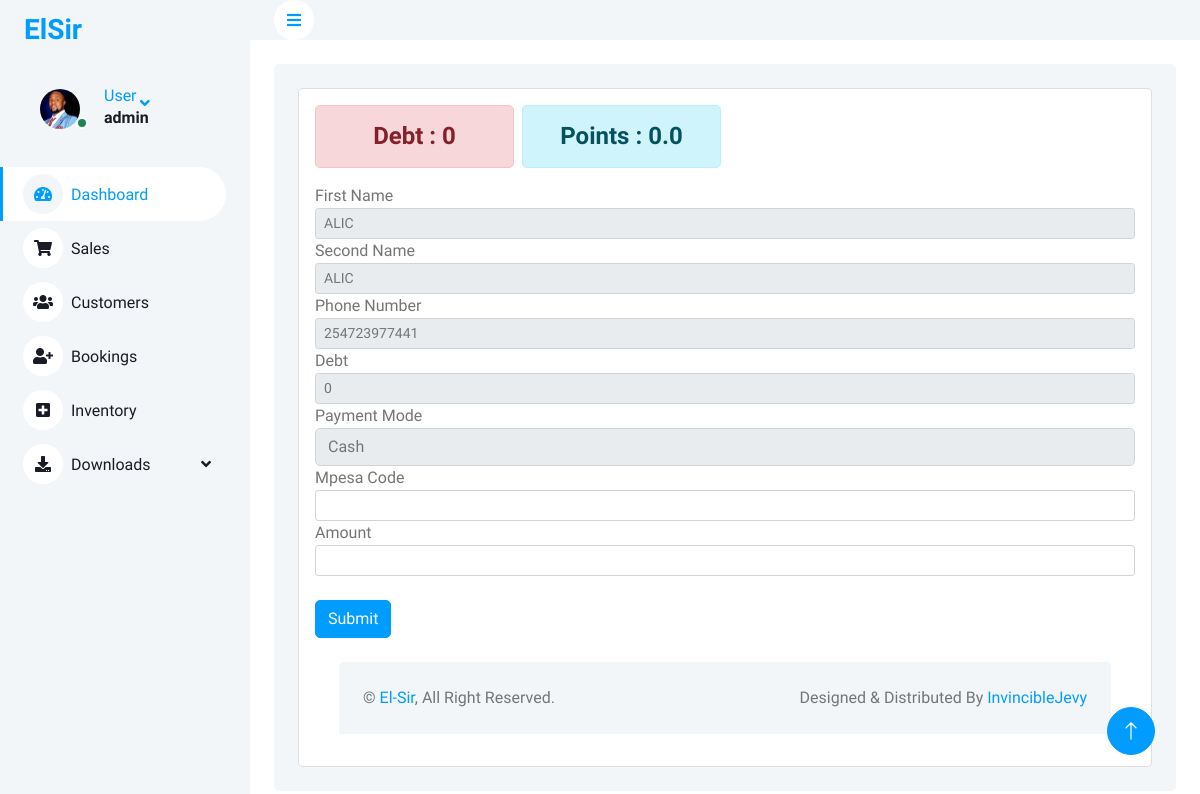
The page /payDebt/131 (signed in) on the database as committed earlier.
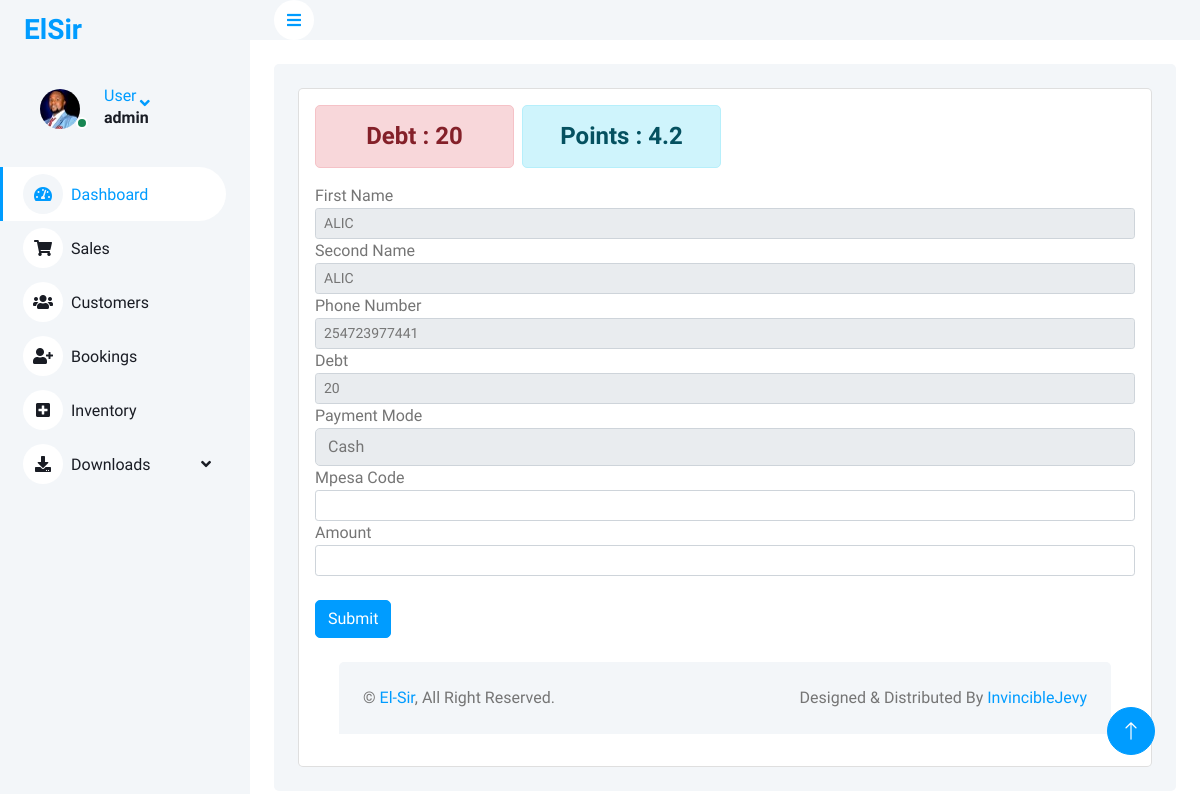
The same page on the database as committed later.
### elsiruser/models.py (models this page shows, shortened)
class Customer(models.Model):
    first_name = models.CharField(max_length=255)
    second_name = models.CharField(max_length=255)
    phone = models.CharField(max_length=12)
    email_address =models.EmailField(null=True,blank=True)
    debt = models.IntegerField(null=True, blank=True,default=0)
    loyalty_points = models.FloatField(null=True, blank=True,default=0)

### elsiruser/views.py (the view, shortened to what this page needs)
# urls.py: path('payDebt/<str:pk>',views.payDebt, name="payDebt"),
@login_required(login_url='login')
def payDebt(request,pk):
    customer = Customer.objects.get(id=pk)
    form = CustomerForm(initial = {'first_name':customer.first_name,'second_name':customer.second_name,'phone':customer.phone,'debt':customer.debt})
    context = {
        'customer':customer,
        'form':form,
        'values': request.POST
    }
    return render(request,'paydebt.html',context)

### elsiruser/forms.py
class CustomerForm(ModelForm):
    class Meta:
        model = Customer
        fields = ['first_name','second_name','phone','email_address']
        widgets = {
            'first_name': forms.TextInput(attrs={'class':'form-control', 'id':'fnameid'}),
            'second_name': forms.TextInput(attrs={'class':'form-control', 'id':'snameid'}),
            'phone': forms.TextInput(attrs={'class':'form-control', 'id':'phoneid'}),
            'email_address': forms.EmailInput(attrs={'class':'form-control', 'id':'mailid'})
        }

### elsiruser/templates/paydebt.html (shortened to what this page needs)
{% extends 'base.html' %}
{% load static %}
{% block content %}
{%include 'sidebar.html' %}
<div class="content">
  <nav class="navbar navbar-expand bg-light navbar-light sticky-top px-4 py-0">
    <a href="{% url 'dashboard' %}" class="sidebar-toggler flex-shrink-0">
      <i class="fa fa-bars"></i>
    </a>
  </nav>
  <div class="container-fluid pt-4 px-4">
    <div class="bg-light text-left rounded p-4">
      <div class="card">
        <div class="card-body">
          <div class="row g-2">
            <div class="col-sm-4 col-xl-3">
                  <div>
                      <h4 class="text-center alert alert-danger ">Debt : {{customer.debt}}</h4>
                  </div>
            </div>
            <div class="col-sm-4 col-xl-3">
              <div>
                  <h4 class="text-center alert alert-info ">Points : {{customer.loyalty_points}}</h4>
              </div>
            </div>
          </div>
          <form action="{% url 'payDebt' customer.id %}" method="post">
            <div class="form-group">
              <label for="">First Name</label>
              <input type="text" class="form-control form-control-sm" name="FirstName" value="{{customer.first_name}}" readonly/>
            <div>
            <div class="form-group">
              <label for="">Second Name</label>
              <input type="text" class="form-control form-control-sm" name="SecondName" value="{{customer.second_name}}" readonly/>
            <div>
              <div class="form-group">
                <label for="">Phone Number</label>
                <input type="text" class="form-control form-control-sm" name="Phone" value="{{customer.phone}}" readonly />
                <div class="form-group">
                  <label for="serviceprice">Debt</label>
                  <input type="number" value="{{customer.debt}}" class="form-control form-control-sm" id="serviceprice" name="Debt" readonly />
                </div>
                  <div class="form-group">
                    <label for="">Payment Mode</label>
                    <select class="form-control" default="{{values.cash}}" name="payment">
                      <option name="payment" value="{{values.cash}}">Cash</option>
                    </select>
                  </div>
                  <div class="form-group">
                    <label for="">Mpesa Code</label>
                    <input type="text" class="form-control form-control-sm" name="code" value="{{values.code}}" />
                  </div>
                  <div class="form-group">
                    <label for="">Amount</label>
                    <input type="text" class="form-control form-control-sm" name="amount" value="{{values.amount}}" />
                  </div>
                  <br>
                  <input type="submit" value="Submit" class="btn btn-primary btn-primary-sm" />
          </form>
        </div>
      </div>
    </div>
    {% endblock %}

Rows that differ between the two databases and show on the page:
changed Customer "ALIC": debt "0" → "20"; loyalty_points "0.0" → "4.2"; Debt "0" → "20"
